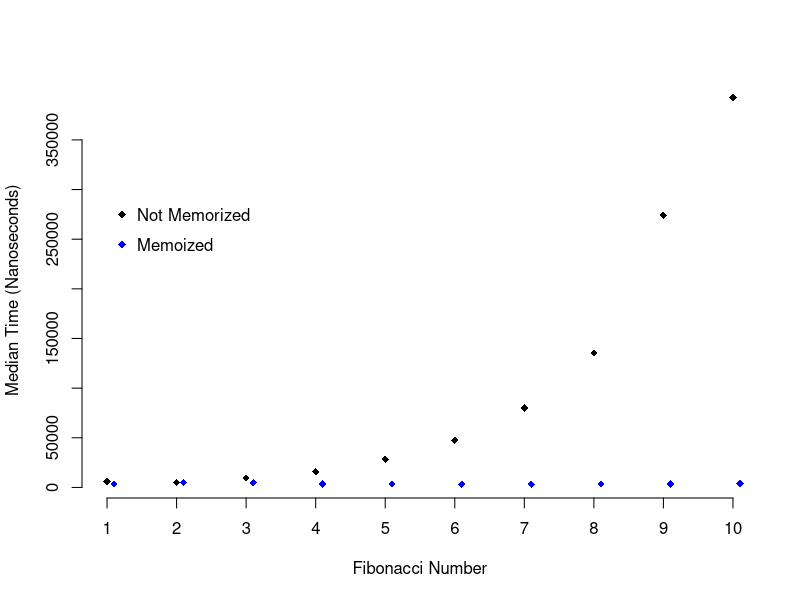

Recreate this plot in R.
#The map family of functions applies a function to the elements of a data structure, usually a list or a vector. The function is evaluated once for each element of the vector with the vector element as the first argument to the function. The return value is the same kind if data structure (a list or vector) but with every element replaced by the result of the function being evaluated with the corresponding element as the argument to the function. In the purrr package the map() function returns a list , while the map_lgl(), map_chr(), and map_dbl()functions return vectors of logical values, strings, or numbers respectively. Let’s take a look at a few examples: 

library(purrr)

print("HELLO")




map_chr(c(5, 4, 3, 2, 1), function(x)
	                  {
                             c("one", "two", "three", "four", "five")[x]
                          })

map_lgl(c(1, 2, 3, 4, 5), function(x){ x > 3})

map_dbl(c(1, 2, 3, 4, 5), function(x){x*10})


#Think about evaluating each function above with just one of the arguments in the specified numeric vector, and then combining all of those function results into one vector.

#The map_if() function takes as its arguments a list or vector containing data, a predicate function, and then a function to be applied. A predicate function is a function that returns TRUE orFALSE for each element in the provided list or vector. In the case ofmap_if(): if the predicate functions evaluates to TRUE, then the function is applied to the corresponding vector element, however if the predicate function evaluates to FALSE then the function is not applied. The map_if() function always returns a list, so I’m piping the result of map_if() to unlist() so it look prettier:

map_if(1:5, function(x){
                     x %% 2 == 0
            },
            function(y){
                    y^2
            }) %>% unlist()

#Notice how only the even numbers are squared, while the odd numbers are left alone.

#The map_at() function only applies the provided function to elements of a vector specified by their indexes. map_at() always returns a list so like before I’m piping the result to unlist():

map_at(seq(100, 500, 100), c(1, 3, 5), function(x){
	         x - 10
	    }) %>% unlist()


#Like we expected to happen the providied function is only applied to the first, third, and fifth element of the vector provided.

#In each of the examples above we have only been mapping a function over one data structure, however you can map a function over two data structures with the map2() family of functions. The first two arguments should be two vectors of the same length, followed by a function which will be evaluated with an element of the first vector as the first argument and an element of the second vector as the second argument. For example:


map2_chr(letters, 1:26, paste)


#The pmap() family of functions is similar to map2(), however instead of mapping across two vectors or lists, you can map across any number of lists. The list argument is a list of lists that the function will map over, followed by the function that will applied:

pmap_chr(list(
           list(1, 2, 3),
	   list("one", "two", "three"),
	   list("uno", "dos", "tres")
	 ), 
	 paste)

# Mapping is a powerful technique for thinking about how to apply computational operations to your data.


##----------------------  REDUCE ---------------------- ##
#List or vector reduction iteratively combines the first element of a vector with the second element of a vector, then that combined result is combined with the third element of the vector, and so on until the end of the vector is reached. The function to be applied should take at least two arguments. Where mapping returns a vector or a list, reducing should return a single value. Some examples usingreduce() are illustrated below:

reduce(c(1, 3, 5, 7), function(x, y)
                      {
	               message("x is ", x)
		       message("y is ", y)
		       message("")
		       x + y
	              })

#On the first iteration x has the value 1 and y has the value 3, then the two values are combined (they’re added together). On the second iteration x has the value of the result from the first iteration (4) and y has the value of the third element in the provided numeric vector (5). This process is repeated for each iteration. Here’s a similar example using string data:


reduce(letters[1:4], function(x, y){
	         message("x is ", x)
		   message("y is ", y)
		   message("")
		     paste0(x, y)
		      })


#By default reduce() starts with the first element of a vector and then the second element and so on. In contrast the reduce_right()function starts with the last element of a vector and then proceeds to the second to last element of a vector and so on:

reduce_right(letters[1:4], function(x, y){
		       message("x is ", x)
		         message("y is ", y)
		         message("")
			   paste0(x, y)
		      })



##----------------------  SEARCH  ---------------------- ##

#You can search for specific elements of a vector using the contains() and detect() functions. contains() will returnTRUE if a specified element is present in a vector, otherwise it returnsFALSE:

purrr::has_element(letters, 'a')

purrr::has_element(letters, "A")

#The detect() function takes a vector and a predicate function as arguments and it returns the first element of the vector for which the predicate function returns TRUE:

detect(20:40, function(x){
	         x > 22 && x %% 2 == 0
		      })



#The detect_index() function takes the same arguments, however it returns the index of the provided vector which contains the first element that satisfies the predicate function:

detect_index(20:40, function(x)
	            {
		       x > 22 && x %% 2 == 0
		    })



##----------------------  FILTER  ---------------------- ##

#The group of functions that includes keep(), discard(), every(), and some() are known as filter functions. Each of these functions takes a vector and a predicate function. For keep() only the elements of the vector that satisfy the predicate function are returned while all other elements are removed:

keep(1:20, function(x){
	       x %% 2 == 0
		    })



# The discard() function works similarly, it only returns elements that don’t satisfy the predicate function:

discard(1:20, function(x){
		  x %% 2 == 0
		    })

# The every() function returns TRUE only if every element in the vector satisfies the predicate function, while the some() function returns TRUE if at least one element in the vector satisfies the predicate function:

every(1:20, function(x){
	        x %% 2 == 0
		    })

some(1:20, function(x){
	       x %% 2 == 0
		    })




##----------------------  COMPOSE  ---------------------- ##

# Finally, the compose() function combines any number of functions into one function:

n_unique <- compose(length, unique)

# The composition above is the same as:
# n_unique <- function(x){
#   length(unique(x))
# }

rep(1:5, 1:5)

n_unique(rep(1:5, 1:5))



##----------------------  PARTIAL APPLICATION  ---------------------- ##
#Partial application of functions can allow functions to behave a little like data structures. Using the partial() function from the purrrpackage you can specify some of the arguments of a function, and then partial() will return a function that only takes the unspecified arguments. Let’s take a look at a simple example:

mult_three_n <- function(x, y, z){
	  x * y * z
}

mult_by_15 <- partial(mult_three_n, x = 3, y = 5)

mult_by_15(z = 4)


#By using partial application you can bind some data to the arguments of a function before using that function elsewhere.









##---------------------- SIDE EFFECTS   ---------------------- ##
#Side effects of functions occur whenever a function interacts with the “outside world” – reading or writing data, printing to the console, and displaying a graph are all side effects. The results of side effects are one of the main motivations for writing code in the first place! Side effects can be tricky to handle though, since the order in which functions with side effects are executed often matters and there are variables that are external to the program (the relative location of some data). If you want to evaluate a function across a data structure you should use the walk() function from purrr. Here’s a simple example:

walk(c("Friends, Romans, countrymen,",
       "lend me your ears;",
       "I come to bury Caesar,", 
       "not to praise him."), message)




##---------------------- Recursion  ---------------------- ##
#Recursion is very powerful tool, both mentally and in software development, for solving problems. Recursive functions have two main parts: a few easy to solve problems called “base cases,” and then a case for more complicated problems where the function is called inside of itself. The central philosophy of recursive programming is that problems can be broken down into simpler parts, and then combining those simple answers results in the answer to a complex problem.

#Imagine you wanted to write a function that adds together all of the numbers in a vector. You could of course accomplish this with a loop:

vector_sum_loop <- function(v){
  result <- 0
  for(i in v){
    result <- result + i
  }
  result
}

vector_sum_loop(c(5, 40, 91))

#Recursive version:

vector_sum_rec <- function(v){
  if(length(v) == 1){
    v
  } else {
    v[1] + vector_sum_rec(v[-1])
  }
}

vector_sum_rec(c(5, 40, 91))

#fibonacci

fib <- function(n){
  stopifnot(n > 0)
  if(n == 1){
     0
  } else if(n == 2){
     1
  } else {
     fib(n - 1) + fib(n - 2)
  }
}

map_dbl(1:12, fib)

#memoized fibinacci
fib_tbl <- c(0, 1, rep(NA, 23))
fib_mem <- function(n){
  stopifnot(n > 0)
  if(!is.na(fib_tbl[n])){
      fib_tbl[n]
  } else {
      fib_tbl[n - 1] <<- fib_mem(n - 1)
      fib_tbl[n - 2] <<- fib_mem(n - 2)
      fib_tbl[n - 1] + fib_tbl[n - 2]
  }
}

map_dbl(1:12, fib_mem)

#It works! But is it any faster than the original fib()? Below I’m going to use the microbenchmark package in order assess whether fib()or fib_mem() is faster:


library(purrr)
library(microbenchmark)
library(tidyr)
library(magrittr)
library(dplyr)

fib_data <- map(1:10, function(x){microbenchmark(fib(x), times = 100)$time})
names(fib_data) <- paste0(letters[1:10], 1:10)
fib_data <- as.data.frame(fib_data)

fib_data %<>%
gather(num, time) %>%
group_by(num) %>%
summarise(med_time = median(time))

memo_data <- map(1:10, function(x){microbenchmark(fib_mem(x))$time})
names(memo_data) <- paste0(letters[1:10], 1:10)
memo_data <- as.data.frame(memo_data)

memo_data %<>%
gather(num, time) %>%
group_by(num) %>%
summarise(med_time = median(time))

plot(1:10, fib_data$med_time, xlab = "Fibonacci Number", ylab = "Median Time (Nanoseconds)",
		      pch = 18, bty = "n", xaxt = "n", yaxt = "n")
axis(1, at = 1:10)
axis(2, at = seq(0, 350000, by = 50000))
points(1:10 + .1, memo_data$med_time, col = "blue", pch = 18)
legend(1, 300000, c("Not Memorized", "Memoized"), pch = 18, 
       col = c("black", "blue"), bty = "n", cex = 1, y.intersp = 1.5)

